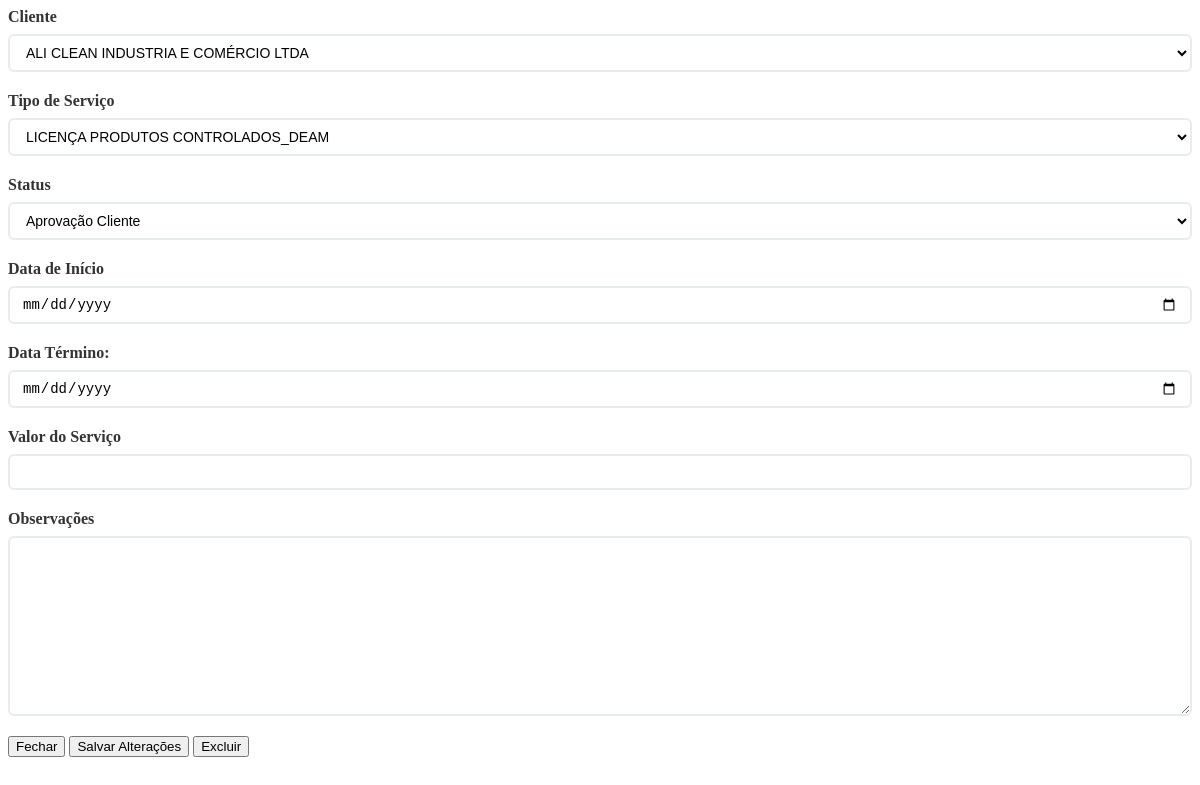
/tarefa/6/carregar-formulario/ (signed in), run on the app's committed database.
### workflow/models.py (models this page shows, shortened)
class Tarefa(models.Model):
    STATUS_CHOICES = [
        ('Iniciado', 'Iniciado'),
        ('Coleta De Informações', 'Coleta de Informações'),
        ('Execucao', 'Execução'),
        ('Aprovação Cliente', 'Aprovação Cliente'),
        ('Concluído', 'Concluído'),
        ('Encerrado', 'Encerrado'),
        ('Protocolado', 'Protocolado'),  # Nova opção adicionada
    ]
    tipo_servico = models.ForeignKey(TipoServico, on_delete=models.CASCADE, related_name="tarefas")
    cliente = models.ForeignKey(Cliente, on_delete=models.CASCADE)
    status = models.CharField(max_length=50, choices=STATUS_CHOICES, default='iniciado')
    data_inicio = models.DateField(default=timezone.now)
    prazo_final = models.DateField(null=True, blank=True)
    observacoes = models.TextField(blank=True, null=True)
    valor_total_servico = models.DecimalField(max_digits=10, decimal_places=2, blank=True, null=True)

### workflow/views/createForms.py (the view)
# urls.py: path('tarefa/<int:tarefa_id>/carregar-formulario/', views.carregar_formulario_edicao, name='carregar_formulario_edicao'),
@login_required(login_url='workflow:login')
def carregar_formulario_edicao(request, tarefa_id):
    try:
        tarefa = get_object_or_404(Tarefa, id=tarefa_id)
        form = CreateTarefaForm(instance=tarefa)
        return render(request, 'workflow/editar_tarefa_modal.html', {'form': form, 'tarefa': tarefa})
    except Exception as e:
        return render(request, 'workflow/editar_tarefa_modal.html', {
            'error': f'Erro ao carregar formulário: {str(e)}'
        })

### workflow/models.py (called while the page is built)
    def __str__(self):
        return f"{self.nome}"

    def __str__(self):
        return f"{self.nome}"

### workflow/templates/workflow/editar_tarefa_modal.html (shortened to what this page needs)
{% if error %}
    <div class="alert alert-danger">{{ error }}</div>
{% else %}
<form id="form-tarefa" method="POST" enctype="multipart/form-data">
    {% for field in form %}
        <div class="form-group">
            <label class="form-label" for="{{ field.id_for_label }}">{{ field.label }}</label>
            {{ field }}
        </div>
    {% endfor %}
    <div class="modal-footer">
        <button type="button" class="btn btn-secondary close-modal">Fechar</button>
        <button type="submit" class="btn btn-primary">Salvar Alterações</button>
        {% if tarefa %}
        <button type="button" class="btn btn-danger btn-excluir" data-tarefa-id="{{ tarefa.id }}">Excluir</button>
        {% endif %}
    </div>
</form>
{% endif %}

### workflow/templates/workflow/editar_tarefa_modal.html (style rules this page uses)
#form-tarefa .form-group { margin-bottom: 20px; }
#form-tarefa .form-label { display: block; margin-bottom: 8px; font-weight: 600; color: #333; }
#form-tarefa input, #form-tarefa select, #form-tarefa textarea { width: 100%; padding: 8px 12px; border: 2px solid #e9ecef; border-radius: 6px; font-size: 14px; background-color: white; box-sizing: border-box; }

### data on the page
Tarefa: form "ALI CLEAN INDUSTRIA E COMÉRCIO LTDA" "LICENÇA PRODUTOS CONTROLADOS_DEAM" "Aprovação Cliente"

### other printed values
{{ field.label }} "Cliente" "Tipo de Serviço" "Status" "Data de Início" "Data Término:" "Valor do Serviço" "Observações"
